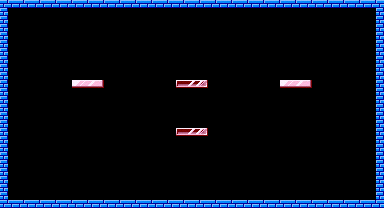

A level layout from a 2D game, rendered from its tile map. Below: a short description, then the map file with tile-grid data replaced by summaries:
An orthogonal 48x26 tile map with 8x8 px tiles, 3 tile layers (Background, Interactive, Foreground).

<map version="1.10" tiledversion="1.10.2" orientation="orthogonal" renderorder="right-down" width="48" height="26" tilewidth="8" tileheight="8" infinite="0" nextlayerid="6" nextobjectid="1">
 <tileset firstgid="1" source="Pang.tsx" />
 <layer id="2" name="Background" width="48" height="26">
  <data>[1248 cells, 0 non-empty, 0 distinct tile ids]</data>
 </layer>
 <layer id="3" name="Interactive" width="48" height="26">
  <data>[1248 cells, 16 non-empty, 8 distinct tile ids]</data>
 </layer>
 <layer id="4" name="Foreground" width="48" height="26">
  <data>[1248 cells, 144 non-empty, 3 distinct tile ids]</data>
 </layer>
</map>
